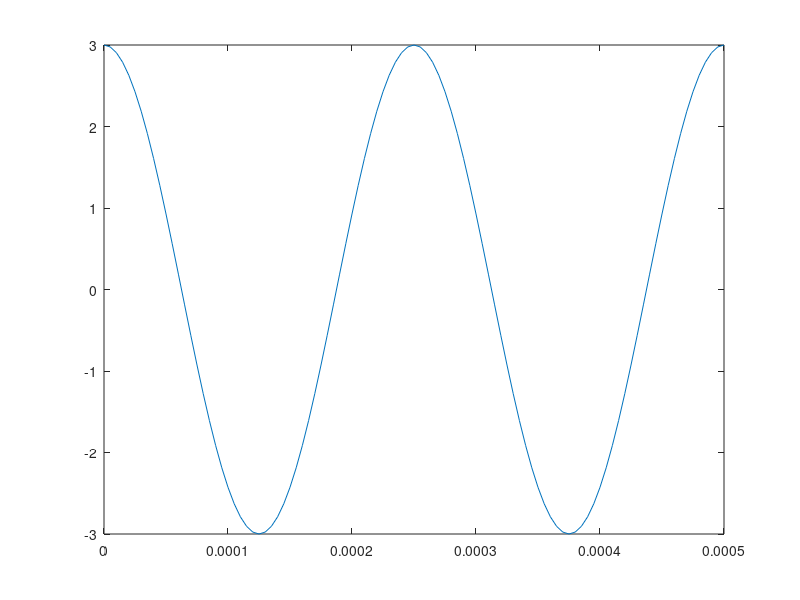
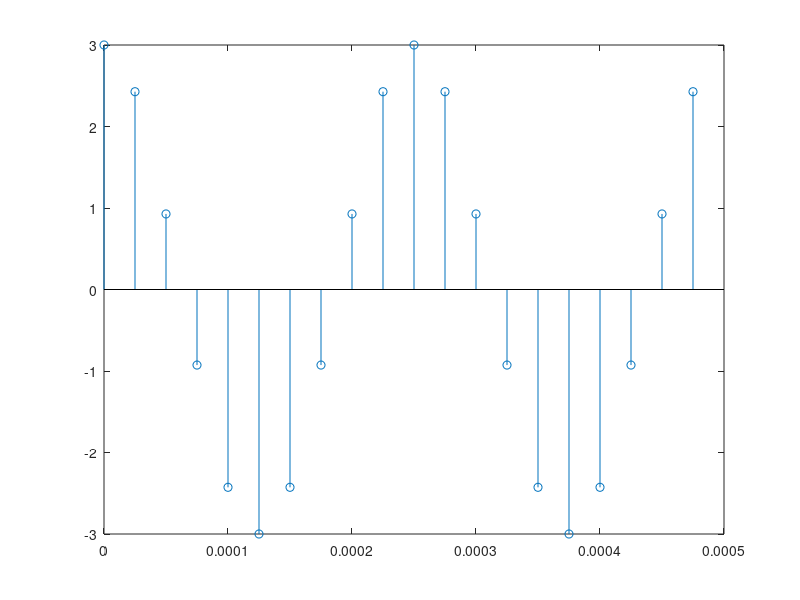
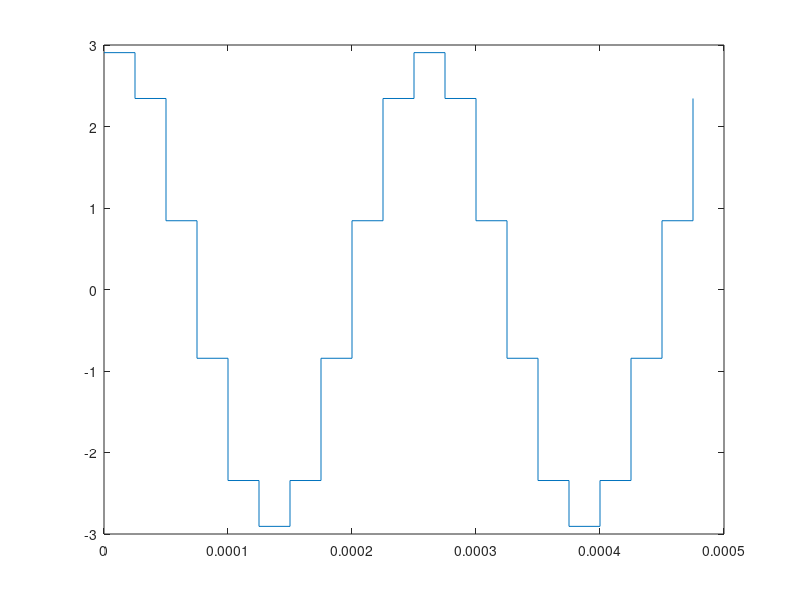
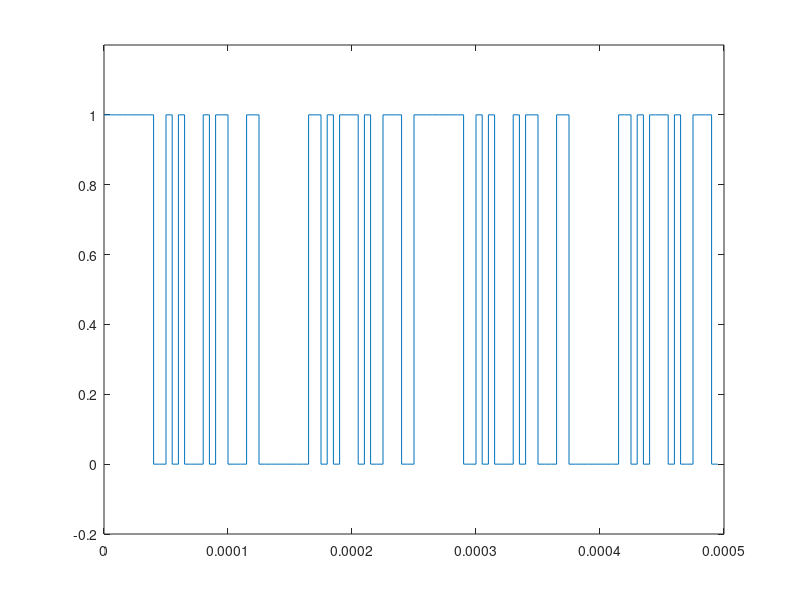

Write MATLAB code to recreate these figures, in order.
pkg load communications


% A Digital communication device needs to transmit a sinusoidal wave of 3V
% amplitude and 4kHz frequency sampled with an impulse train of 40kHz. For
% reliable communication, it is required that the signal to noise ratio must
% at least be 30db. The analog to digital conversion method decided is Pulse
% Code modulation. Further, the transmission requires FSK modulation scheme
% with carrier frequency 400.0kHz and 600.0kHz. Assuming the presence of 25dB
% AWGN, we decide to use the correlation receiver in conjunction with maximum
% likelihood detection criteria for digital data reception. Finally, the
% received bit sequence decoded and with the use of an LPF, we obtain the
% analog wave back. You are required to write a MATLAB Code that generates
% the following graphs for this communication system.
clc;
clear all;
close all;
A=3;
fm=4000;
fs=40000;
% a) Original Message signal (0 points)
t_o=0:1/(50*fm):2/fm;
m = A*cos(2*pi*fm*t_o);
figure(1);
plot(t_o,m);
% b) Sampled Message Signal (1 point)
t_s=0:1/fs:2/fm - 1/fs;
s = A*cos(2*pi*fm*t_s);
figure(2);
stem(t_s,s);
% c) Quantized message signal (1 point)
SNR=30;
n=ceil((SNR-1.8)/6.02);
L=2^n;
vmax = max(s);
vmin = min(s);
del = (vmax-vmin)/L;
part=vmin+del:del:vmax-del;
code=vmin+del/2:del:vmax-del/2;
[ind,q]=quantiz(s,part,code);
figure(3);
stairs(t_s,q);
% d) Encoded bit stream signal (1 point)
enc=de2bi(ind,n, 'left-msb');
k=1;
coded=zeros(1,length(ind)*n);
for i=1:length(ind)
    coded(k:k+n-1)=enc(i,:);
    k=k+n;
end
figure(4);
stairs(0:1/(n*fs):2/fm - 1/(n*fs),coded);
ylim([-0.2,1.2]);
% e) FSK modulated signal for first 20 bits(1 point)
f1=6e5;
f0=4e5;
x=coded(1:20);
t_m=0:1/(20*f1):length(x)/(n*fs) - 1/(20*f1);
s0=sin(2*pi*f0*t_m);
s1=sin(2*pi*f1*t_m);
lc=[];
for i=1:length(x)
    if x(i)==1
        lc=[lc ones(1,20*f1/(n*fs))];
    else
        lc=[lc zeros(1,20*f1/(n*fs))];
    end
end
lc_inv=not(lc);
fsk = lc.*s1+lc_inv.*s0;
figure(5);
subplot(2,1,1)
plot(t_m,lc);
ylim([-0.2,1.2]);
subplot(2,1,2);
plot(t_m,fsk);
% f) Noisy modulated signal for first 20 bits (output of AWGN) (1 point)
N0=25;
fsk_n = awgn(fsk,6.02*n+1.8-N0);
figure(6);
plot(t_m,fsk_n);
% g) Detected bit stream for the first 20 bits (1 point)
lo_1=(2^0.5)*sin(2*pi*f1*t_m);
r1 = fsk_n.*lo_1;
cor_1=[];
for i=0:length(x)-1
    cor_1=[cor_1 sum(r1(i*20*f1/(n*fs)+1:(i+1)*20*f1/(n*fs)))*1/(20*f1)];
end
lo_0=(2^0.5)*sin(2*pi*f0*t_m);
r0 = fsk_n.*lo_0;
cor_0=[];
for i=0:length(x)-1
    cor_0=[cor_0 sum(r0(i*20*f1/(n*fs)+1:(i+1)*20*f1/(n*fs)))*1/(20*f1)];
end
cor=cor_1-cor_0;
d=zeros(size(x));
d(cor>=0)=1;
figure(7);
subplot(2,1,1);
plot(t_m,fsk_n);
subplot(2,1,2);
stairs(0:1/(n*fs):length(x)/(n*fs),[d,d(end)]);
axis([0,length(x)/(n*fs),-0.2,1.2]);
% h) Decoded Quantized samples (1 point)
qu=reshape(coded,n,length(coded)/n);
index=bi2de(qu','left-msb');
r=del*index+vmin+(del/2);
figure(8);
stairs(t_s,r);
% i) Recovered Analog signal (1 point)
[num,den]=butter(5,0.5);
y=filter(num,den,r);
figure(9);
plot(t_s,y);
% Further, you are required to calculate the expected Probability of Bit
% error in the digital communication system used above. (2 points)
SNR_O=10^(0.1*(6.02*n+1.8-N0));
Eb_No=SNR_O*f1/(n*fs);
Pe=qfunc(sqrt(Eb_No));
fprintf('Probability of error: %f\n',Pe);


pause
